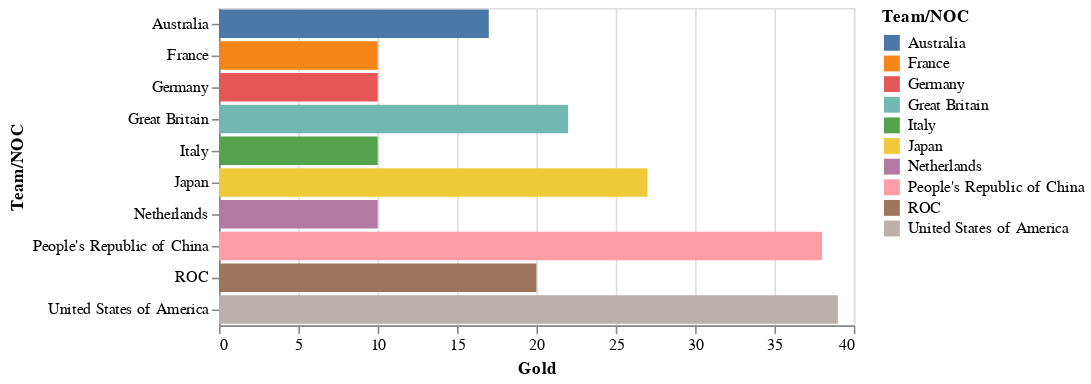

Notebook code cell kept with this figure:
### Code cell
Mbars=alt.Chart(medals1).mark_bar().encode(
    y='Team/NOC:N',
    color='Team/NOC:N',
    x='Gold:Q').interactive()
Mbars

### Figure 1 — Vega-Lite specification as saved in the notebook (floating-point values rounded to 4 significant figures)
{"config": {"view": {"continuousWidth": 400, "continuousHeight": 300}}, "data": {"name": "data-63ea4987bf40b0a486c31848bd611444"}, "mark": "bar", "encoding": {"color": {"type": "nominal", "field": "Team/NOC"}, "x": {"type": "quantitative", "field": "Gold"}, "y": {"type": "nominal", "field": "Team/NOC"}}, "selection": {"selector004": {"type": "interval", "bind": "scales", "encodings": ["x", "y"]}}, "$schema": "https://vega.github.io/schema/vega-lite/v4.8.1.json", "datasets": {"data-63ea4987bf40b0a486c31848bd611444": [{"Team/NOC": "United States of America", "Gold": 39}, {"Team/NOC": "People's Republic of China", "Gold": 38}, {"Team/NOC": "Japan", "Gold": 27}, {"Team/NOC": "Great Britain", "Gold": 22}, {"Team/NOC": "ROC", "Gold": 20}, {"Team/NOC": "Australia", "Gold": 17}, {"Team/NOC": "Netherlands", "Gold": 10}, {"Team/NOC": "France", "Gold": 10}, {"Team/NOC": "Germany", "Gold": 10}, {"Team/NOC": "Italy", "Gold": 10}]}}
